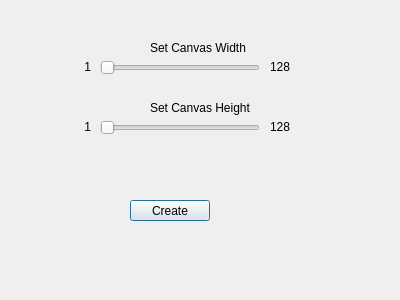
<?xml version="1.0" encoding="UTF-8"?>
<ui version="4.0">
 <class>newProjectPopup</class>
 <widget class="QDialog" name="newProjectPopup">
  <property name="geometry">
   <rect>
    <x>0</x>
    <y>0</y>
    <width>400</width>
    <height>300</height>
   </rect>
  </property>
  <property name="windowTitle">
   <string>Dialog</string>
  </property>
  <widget class="QSlider" name="horizontalSlider">
   <property name="geometry">
    <rect>
     <x>100</x>
     <y>60</y>
     <width>160</width>
     <height>16</height>
    </rect>
   </property>
   <property name="minimum">
    <number>1</number>
   </property>
   <property name="maximum">
    <number>128</number>
   </property>
   <property name="orientation">
    <enum>Qt::Horizontal</enum>
   </property>
  </widget>
  <widget class="QSlider" name="verticleSlider">
   <property name="geometry">
    <rect>
     <x>100</x>
     <y>120</y>
     <width>160</width>
     <height>16</height>
    </rect>
   </property>
   <property name="minimum">
    <number>1</number>
   </property>
   <property name="maximum">
    <number>128</number>
   </property>
   <property name="orientation">
    <enum>Qt::Horizontal</enum>
   </property>
  </widget>
  <widget class="QPushButton" name="createButton">
   <property name="geometry">
    <rect>
     <x>130</x>
     <y>200</y>
     <width>80</width>
     <height>21</height>
    </rect>
   </property>
   <property name="text">
    <string>Create</string>
   </property>
  </widget>
  <widget class="QLabel" name="minH">
   <property name="geometry">
    <rect>
     <x>50</x>
     <y>60</y>
     <width>41</width>
     <height>14</height>
    </rect>
   </property>
   <property name="text">
    <string>1</string>
   </property>
   <property name="alignment">
    <set>Qt::AlignRight|Qt::AlignTrailing|Qt::AlignVCenter</set>
   </property>
  </widget>
  <widget class="QLabel" name="maxH">
   <property name="geometry">
    <rect>
     <x>270</x>
     <y>60</y>
     <width>41</width>
     <height>14</height>
    </rect>
   </property>
   <property name="text">
    <string>128</string>
   </property>
  </widget>
  <widget class="QLabel" name="minV">
   <property name="geometry">
    <rect>
     <x>50</x>
     <y>120</y>
     <width>41</width>
     <height>14</height>
    </rect>
   </property>
   <property name="text">
    <string>1</string>
   </property>
   <property name="alignment">
    <set>Qt::AlignRight|Qt::AlignTrailing|Qt::AlignVCenter</set>
   </property>
  </widget>
  <widget class="QLabel" name="maxV">
   <property name="geometry">
    <rect>
     <x>270</x>
     <y>120</y>
     <width>41</width>
     <height>14</height>
    </rect>
   </property>
   <property name="text">
    <string>128</string>
   </property>
  </widget>
  <widget class="QLabel" name="verticleLabel">
   <property name="geometry">
    <rect>
     <x>150</x>
     <y>100</y>
     <width>121</width>
     <height>16</height>
    </rect>
   </property>
   <property name="text">
    <string>Set Canvas Height</string>
   </property>
  </widget>
  <widget class="QLabel" name="horizontalLabel">
   <property name="geometry">
    <rect>
     <x>150</x>
     <y>40</y>
     <width>111</width>
     <height>16</height>
    </rect>
   </property>
   <property name="text">
    <string>Set Canvas Width</string>
   </property>
  </widget>
  <widget class="QLabel" name="currentWidth">
   <property name="geometry">
    <rect>
     <x>160</x>
     <y>80</y>
     <width>41</width>
     <height>14</height>
    </rect>
   </property>
   <property name="text">
    <string/>
   </property>
  </widget>
  <widget class="QLabel" name="currentHeight">
   <property name="geometry">
    <rect>
     <x>160</x>
     <y>140</y>
     <width>41</width>
     <height>14</height>
    </rect>
   </property>
   <property name="text">
    <string/>
   </property>
  </widget>
 </widget>
 <resources/>
 <connections/>
</ui>
